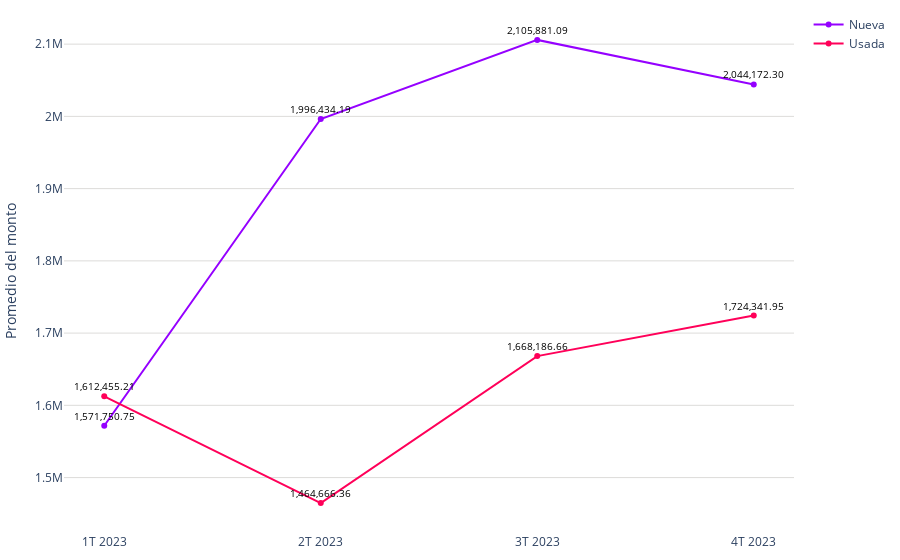

Notebook cell for this chart:
### Code cell
# Datos
trimestres = promedio_monto_por_modalidad_mes['trimestre']
modalidades = promedio_monto_por_modalidad_mes['modalidad']
promedios = promedio_monto_por_modalidad_mes['promedio']

# Limpiar las cadenas de promedio y convertirlas a números
promedios_limpios = [float(promedio.replace(',', '')) for promedio in promedios]

colors = ['#9500ff', '#ff0059']
fig = go.Figure()

# Agregar líneas para cada modalidad
for i, modalidad in enumerate(modalidades.unique()):
    df_modalidad = promedio_monto_por_modalidad_mes[promedio_monto_por_modalidad_mes['modalidad'] == modalidad]
    fig.add_trace(go.Scatter(
        x=df_modalidad['trimestre'],
        y=df_modalidad['promedio'].apply(lambda x: float(x.replace(',', ''))),  # Usar los promedios limpios
        mode='markers+lines',
        name=modalidad,
        line=dict(color=colors[i % len(colors)])  # Asignar colores a las líneas
    ))

fig.update_layout(
    #title='Promedio de valor de créditos para viviendas nuevas y usadas (2023)',
    #xaxis=dict(title='Trimestre'),
    yaxis=dict(title='Promedio del monto', gridcolor='#dddcda'),
    margin=dict(l=10, r=10, t=10, b=10),  # Ajusta los márgenes (left, right, top, bottom)
    plot_bgcolor='rgba(0,0,0,0)',  # Color de fondo del gráfico
)

# Agregar etiquetas de texto a los puntos
for trace in fig.data:
    df_modalidad = promedio_monto_por_modalidad_mes[promedio_monto_por_modalidad_mes['modalidad'] == trace.name]
    for i, point in enumerate(trace.y):
        fig.add_annotation(
            x=trace.x[i],
            y=point,
            text=f'{df_modalidad.iloc[i]["promedio"]}',
            showarrow=False,
            font=dict(color='black', size=10),
            yshift=10
        )

# Exportar gráfica como archivo HTML
def guardar_grafico_como_html(fig, nombre_archivo, carpeta='assets\graficas'):
    # Crear la carpeta si no existe
    if not os.path.exists(carpeta):
        os.makedirs(carpeta)
    
    # Gráfica como archivo HTML en la carpeta especificada
    pio.write_html(fig, f'{carpeta}/{nombre_archivo}.html')

guardar_grafico_como_html(fig, 'g_scatt_creditos_nuevausada_2022', carpeta='assets\graficas')
fig.show()

### Figure 1 — Plotly figure (JSON) as saved in the notebook; plotly's stock layout.template omitted (floating-point values rounded to 4 significant figures)
{"data": [{"line": {"color": "#9500ff"}, "mode": "markers+lines", "name": "Nueva", "type": "scatter", "x": ["1T 2023", "2T 2023", "3T 2023", "4T 2023"], "y": [1572000.0, 1996000.0, 2106000.0, 2044000.0]}, {"line": {"color": "#ff0059"}, "mode": "markers+lines", "name": "Usada", "type": "scatter", "x": ["1T 2023", "2T 2023", "3T 2023", "4T 2023"], "y": [1612000.0, 1465000.0, 1668000.0, 1724000.0]}], "layout": {"annotations": [{"font": {"color": "black", "size": 10}, "showarrow": false, "text": "1,571,750.75", "x": "1T 2023", "y": 1572000.0, "yshift": 10}, {"font": {"color": "black", "size": 10}, "showarrow": false, "text": "1,996,434.19", "x": "2T 2023", "y": 1996000.0, "yshift": 10}, {"font": {"color": "black", "size": 10}, "showarrow": false, "text": "2,105,881.09", "x": "3T 2023", "y": 2106000.0, "yshift": 10}, {"font": {"color": "black", "size": 10}, "showarrow": false, "text": "2,044,172.30", "x": "4T 2023", "y": 2044000.0, "yshift": 10}, {"font": {"color": "black", "size": 10}, "showarrow": false, "text": "1,612,455.21", "x": "1T 2023", "y": 1612000.0, "yshift": 10}, {"font": {"color": "black", "size": 10}, "showarrow": false, "text": "1,464,666.36", "x": "2T 2023", "y": 1465000.0, "yshift": 10}, {"font": {"color": "black", "size": 10}, "showarrow": false, "text": "1,668,186.66", "x": "3T 2023", "y": 1668000.0, "yshift": 10}, {"font": {"color": "black", "size": 10}, "showarrow": false, "text": "1,724,341.95", "x": "4T 2023", "y": 1724000.0, "yshift": 10}], "margin": {"b": 10, "l": 10, "r": 10, "t": 10}, "plot_bgcolor": "rgba(0,0,0,0)", "yaxis": {"gridcolor": "#dddcda", "title": {"text": "Promedio del monto"}}}}
